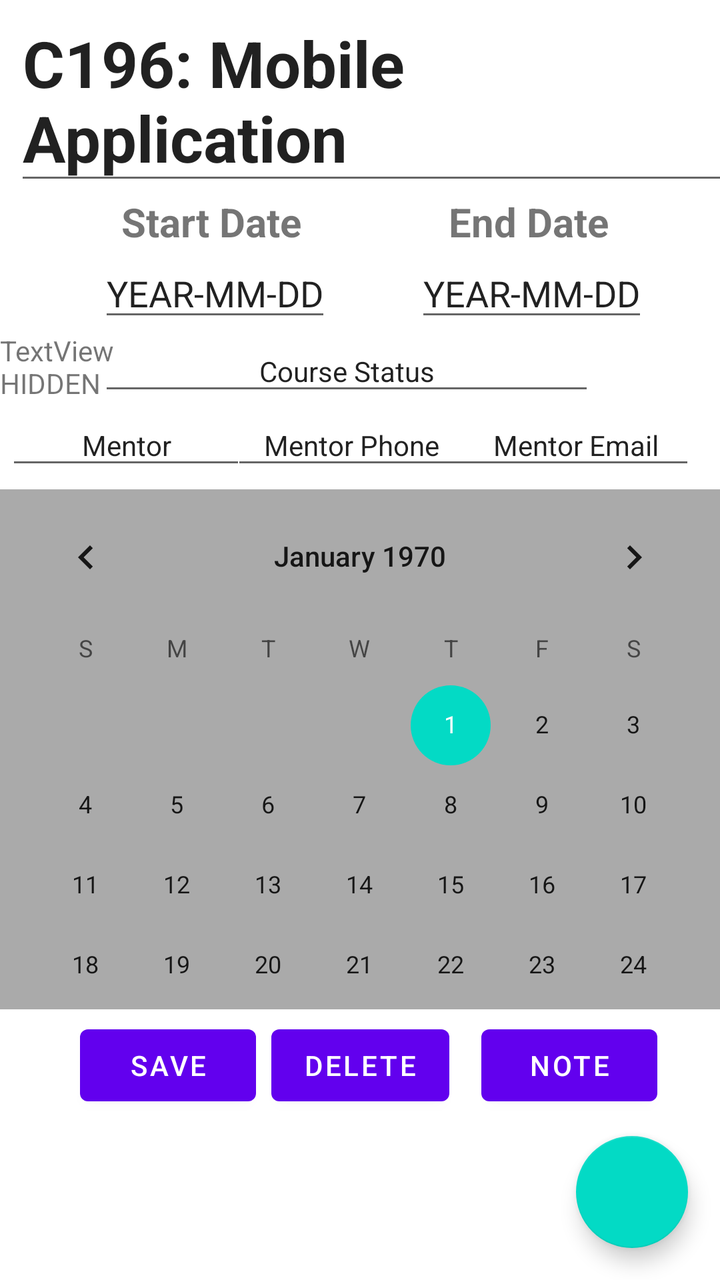
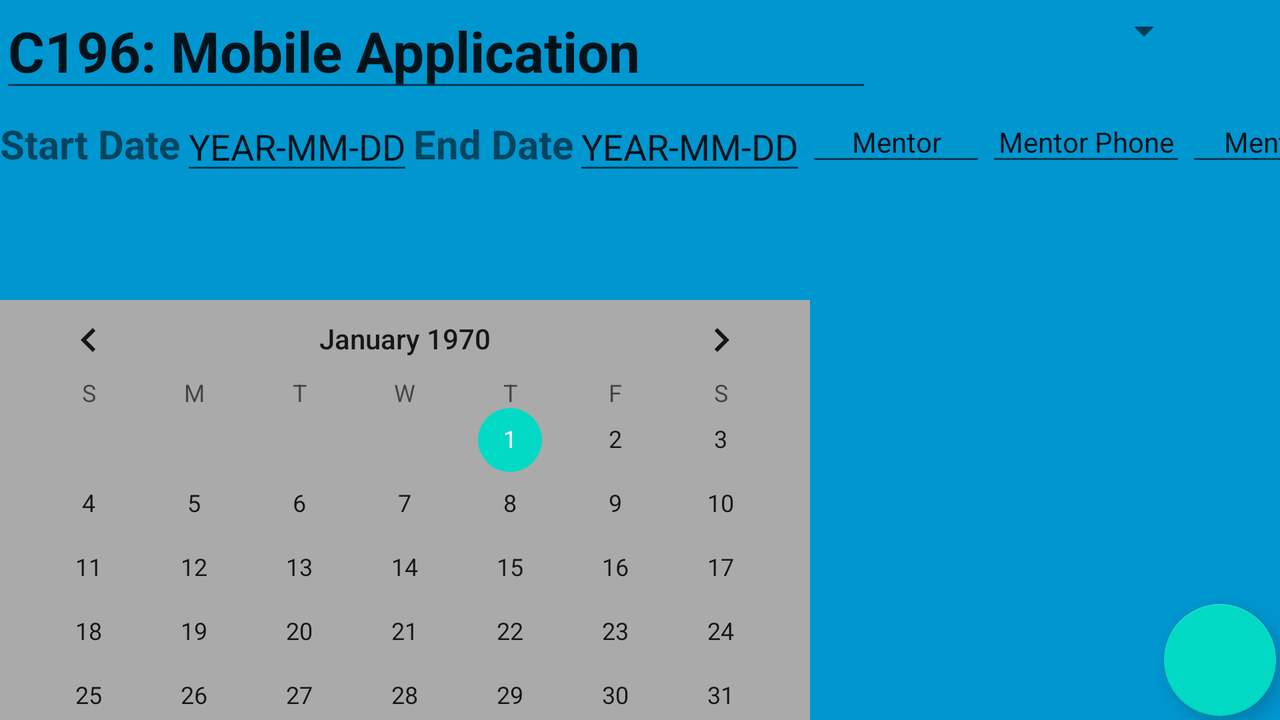

First picture: res/layout/ on a phone held upright. Second picture: the repository's own variant of that layout, on a device whose configuration matches the variant's folder. Source for both follows.
<!-- AndroidManifest.xml: application theme Theme.CourseScheduler -->
<!-- res/layout/activity_detailed_course_view.xml -->
<?xml version="1.0" encoding="utf-8"?>
<androidx.constraintlayout.widget.ConstraintLayout xmlns:android="http://schemas.android.com/apk/res/android"
    xmlns:app="http://schemas.android.com/apk/res-auto"
    xmlns:tools="http://schemas.android.com/tools"
    android:layout_width="match_parent"
    android:layout_height="match_parent"
    tools:context=".UI.DetailedCourseViewActivity"
    tools:visibility="visible">

    <CalendarView
        android:id="@+id/calendarViewCourse"
        android:layout_width="match_parent"
        android:layout_height="260dp"
        android:layout_marginTop="42dp"
        android:background="@android:color/darker_gray"
        android:visibility="visible"
        app:layout_constraintStart_toStartOf="parent"
        app:layout_constraintTop_toBottomOf="@+id/statusDynamicCourse"
        tools:visibility="visible" />

    <com.google.android.material.floatingactionbutton.FloatingActionButton
        android:id="@+id/assessment_fab"
        android:layout_width="wrap_content"
        android:layout_height="wrap_content"
        android:layout_gravity="bottom|end"
        android:layout_marginEnd="16dp"
        android:layout_marginBottom="16dp"
        android:onClick="addAssessmentPlusButton"
        android:src="@drawable/ic_baseline_add_24"
        app:layout_constraintBottom_toBottomOf="parent"
        app:layout_constraintEnd_toEndOf="parent" />

    <androidx.recyclerview.widget.RecyclerView
        android:id="@+id/listOfAssessments"
        android:layout_width="match_parent"
        android:layout_height="200dp"
        app:layout_constraintBottom_toBottomOf="parent"
        app:layout_constraintStart_toStartOf="parent"
        tools:listitem="@layout/assessment_list_item" />

    <EditText
        android:id="@+id/startDateDynamicCourse"
        android:layout_width="wrap_content"
        android:layout_height="wrap_content"
        android:text="YEAR-MM-DD"
        android:textSize="18sp"
        android:textStyle="normal"
        app:layout_constraintEnd_toEndOf="parent"
        app:layout_constraintHorizontal_bias="0.203"
        app:layout_constraintStart_toStartOf="parent"
        app:layout_constraintTop_toBottomOf="@+id/startDateCourseText" />

    <TextView
        android:id="@+id/startDateCourseText"
        android:layout_width="wrap_content"
        android:layout_height="wrap_content"
        android:text="@string/start_date"
        android:textSize="20sp"
        android:textStyle="bold"
        app:layout_constraintEnd_toEndOf="parent"
        app:layout_constraintHorizontal_bias="0.225"
        app:layout_constraintStart_toStartOf="parent"
        app:layout_constraintTop_toBottomOf="@+id/courseTitle" />

    <EditText
        android:id="@+id/endDateDynamicCourse"
        android:layout_width="wrap_content"
        android:layout_height="wrap_content"
        android:text="YEAR-MM-DD"
        android:textSize="18sp"
        android:textStyle="normal"
        app:layout_constraintEnd_toEndOf="parent"
        app:layout_constraintHorizontal_bias="0.537"
        app:layout_constraintStart_toEndOf="@+id/startDateDynamicCourse"
        app:layout_constraintTop_toBottomOf="@+id/endDateCourseText" />

    <TextView
        android:id="@+id/endDateCourseText"
        android:layout_width="wrap_content"
        android:layout_height="wrap_content"
        android:text="@string/end_date"
        android:textSize="20sp"
        android:textStyle="bold"
        app:layout_constraintEnd_toEndOf="parent"
        app:layout_constraintHorizontal_bias="0.568"
        app:layout_constraintStart_toEndOf="@+id/startDateCourseText"
        app:layout_constraintTop_toBottomOf="@+id/courseTitle" />

    <Button
        android:id="@+id/buttonSaveCourse"
        android:layout_width="wrap_content"
        android:layout_height="wrap_content"
        android:layout_marginStart="40dp"
        android:layout_marginTop="4dp"
        android:onClick="addCourseFromScreen"
        android:text="Save"
        app:layout_constraintStart_toStartOf="parent"
        app:layout_constraintTop_toBottomOf="@+id/calendarViewCourse" />

    <Button
        android:id="@+id/buttonDeleteCourse"
        android:layout_width="wrap_content"
        android:layout_height="wrap_content"
        android:layout_marginTop="4dp"
        android:text="Delete"
        app:layout_constraintEnd_toEndOf="parent"
        app:layout_constraintHorizontal_bias="0.5"
        app:layout_constraintStart_toStartOf="parent"
        app:layout_constraintTop_toBottomOf="@+id/calendarViewCourse" />

    <Button
        android:id="@+id/buttonNoteCourse"
        android:layout_width="wrap_content"
        android:layout_height="wrap_content"
        android:layout_marginTop="4dp"
        android:text="Note"
        app:layout_constraintEnd_toEndOf="parent"
        app:layout_constraintHorizontal_bias="0.885"
        app:layout_constraintStart_toStartOf="parent"
        app:layout_constraintTop_toBottomOf="@+id/calendarViewCourse" />

    <TextView
        android:id="@+id/dateInMillsCourseHIDE"
        android:layout_width="60dp"
        android:layout_height="32dp"
        android:text="TextViewHIDDEN"
        android:visibility="visible"
        app:layout_constraintStart_toStartOf="parent"
        app:layout_constraintTop_toBottomOf="@+id/startDateDynamicCourse" />

    <EditText
        android:id="@+id/courseTitle"
        android:layout_width="wrap_content"
        android:layout_height="wrap_content"
        android:layout_marginStart="60dp"
        android:layout_marginEnd="60dp"
        android:text="C196: Mobile Application"
        android:textSize="32sp"
        android:textStyle="bold"
        app:layout_constraintEnd_toEndOf="parent"
        app:layout_constraintHorizontal_bias="0.44"
        app:layout_constraintStart_toStartOf="parent"
        app:layout_constraintTop_toTopOf="parent" />

    <EditText
        android:id="@+id/statusDynamicCourse"
        android:layout_width="248dp"
        android:layout_height="37dp"
        android:ems="10"
        android:inputType="textPersonName"
        android:text="Course Status"
        android:textAlignment="center"
        android:textSize="14sp"
        app:layout_constraintEnd_toEndOf="parent"
        app:layout_constraintHorizontal_bias="0.441"
        app:layout_constraintStart_toStartOf="parent"
        app:layout_constraintTop_toBottomOf="@+id/startDateDynamicCourse" />

    <EditText
        android:id="@+id/mentorName"
        android:layout_width="120dp"
        android:layout_height="37dp"
        android:ems="10"
        android:inputType="textPersonName"
        android:text="Mentor"
        android:textAlignment="center"
        android:textSize="14sp"
        app:layout_constraintEnd_toEndOf="parent"
        app:layout_constraintHorizontal_bias="0.012"
        app:layout_constraintStart_toStartOf="parent"
        app:layout_constraintTop_toBottomOf="@+id/statusDynamicCourse" />

    <EditText
        android:id="@+id/mentorPhone"
        android:layout_width="120dp"
        android:layout_height="37dp"
        android:ems="10"
        android:inputType="textPersonName"
        android:text="Mentor Phone"
        android:textAlignment="center"
        android:textSize="14sp"
        app:layout_constraintEnd_toEndOf="parent"
        app:layout_constraintHorizontal_bias="0.482"
        app:layout_constraintStart_toStartOf="parent"
        app:layout_constraintTop_toBottomOf="@+id/statusDynamicCourse" />

    <EditText
        android:id="@+id/mentorEmail"
        android:layout_width="120dp"
        android:layout_height="37dp"
        android:ems="10"
        android:inputType="textPersonName"
        android:text="Mentor Email"
        android:textAlignment="center"
        android:textSize="14sp"
        app:layout_constraintEnd_toEndOf="parent"
        app:layout_constraintHorizontal_bias="0.948"
        app:layout_constraintStart_toStartOf="parent"
        app:layout_constraintTop_toBottomOf="@+id/statusDynamicCourse" />

</androidx.constraintlayout.widget.ConstraintLayout>
<!-- res/layout/assessment_list_item.xml (included above) -->
<?xml version="1.0" encoding="utf-8"?>
<androidx.constraintlayout.widget.ConstraintLayout xmlns:android="http://schemas.android.com/apk/res/android"
    xmlns:app="http://schemas.android.com/apk/res-auto"
    xmlns:tools="http://schemas.android.com/tools"
    android:id="@+id/termListItem"
    android:layout_width="match_parent"
    android:layout_height="wrap_content"
    android:background="#E1D9D9">

    <TextView
        android:id="@+id/assessmentTitleLabel"
        android:layout_width="wrap_content"
        android:layout_height="wrap_content"
        android:layout_marginTop="16dp"
        android:text="@string/course_label"
        android:textSize="22sp"
        android:textStyle="bold"
        app:layout_constraintStart_toEndOf="@+id/imageCourseListItem"
        app:layout_constraintTop_toTopOf="parent" />

    <TextView
        android:id="@+id/assessmentStartDateDynamic"
        android:layout_width="wrap_content"
        android:layout_height="wrap_content"
        android:layout_marginTop="8dp"
        android:text="YEAR-MM-DD"
        android:textSize="18sp"
        android:textStyle="normal"
        app:layout_constraintStart_toEndOf="@+id/imageCourseListItem"
        app:layout_constraintTop_toBottomOf="@+id/assessmentTitleLabel" />

    <TextView
        android:id="@+id/assessmentEndDateDynamic"
        android:layout_width="wrap_content"
        android:layout_height="wrap_content"
        android:layout_marginStart="8dp"
        android:layout_marginTop="8dp"
        android:text="YEAR-MM-DD"
        android:textSize="18sp"
        android:textStyle="normal"
        app:layout_constraintStart_toEndOf="@+id/assessmentStartDateDynamic"
        app:layout_constraintTop_toBottomOf="@+id/assessmentTitleTextDynamic" />

    <TextView
        android:id="@+id/assessmentTitleTextDynamic"
        android:layout_width="wrap_content"
        android:layout_height="wrap_content"
        android:layout_marginStart="8dp"
        android:layout_marginTop="16dp"
        android:text="TextView"
        android:textSize="22sp"
        app:layout_constraintStart_toEndOf="@+id/assessmentTitleLabel"
        app:layout_constraintTop_toTopOf="parent" />

    <ImageView
        android:id="@+id/imageCourseListItem"
        android:layout_width="100dp"
        android:layout_height="100dp"
        app:layout_constraintStart_toStartOf="parent"
        app:layout_constraintTop_toTopOf="parent"
        app:srcCompat="@drawable/ic_baseline_note_alt_24" />


</androidx.constraintlayout.widget.ConstraintLayout>
<!-- resources referenced by this layout -->
<resources>
  <string name="course_label">Course</string>
  <string name="end_date">End Date</string>
  <string name="start_date">Start Date</string>
  <style name="Theme.CourseScheduler" parent="Theme.MaterialComponents.DayNight.DarkActionBar">
          
          <item name="colorPrimary">@color/purple_500</item>
          <item name="colorPrimaryVariant">@color/purple_700</item>
          <item name="colorOnPrimary">@color/white</item>
          
          <item name="colorSecondary">@color/teal_200</item>
          <item name="colorSecondaryVariant">@color/teal_700</item>
          <item name="colorOnSecondary">@color/black</item>
          
          <item name="android:statusBarColor" tools:targetApi="l">?attr/colorPrimaryVariant</item>
          
      </style>
</resources>
<!-- res/layout-land/activity_detailed_course_view.xml (the repository's variant of the layout above) -->
<!-- drawn on the phone turned sideways -->
<?xml version="1.0" encoding="utf-8"?>
<androidx.constraintlayout.widget.ConstraintLayout xmlns:android="http://schemas.android.com/apk/res/android"
    xmlns:app="http://schemas.android.com/apk/res-auto"
    xmlns:tools="http://schemas.android.com/tools"
    android:layout_width="match_parent"
    android:layout_height="match_parent"
    android:background="#0096D0"
    tools:context=".UI.DetailedCourseViewActivity"
    tools:visibility="visible">

    <CalendarView
        android:id="@+id/calendarViewCourse"
        android:layout_width="405dp"
        android:layout_height="210dp"
        android:background="@android:color/darker_gray"
        android:visibility="visible"
        app:layout_constraintBottom_toBottomOf="parent"
        app:layout_constraintStart_toStartOf="parent"
        tools:visibility="visible" />

    <com.google.android.material.floatingactionbutton.FloatingActionButton
        android:id="@+id/assessment_fab"
        android:layout_width="wrap_content"
        android:layout_height="wrap_content"
        android:layout_gravity="bottom|end"
        android:layout_marginEnd="2dp"
        android:layout_marginBottom="2dp"
        android:onClick="addAssessmentPlusButton"
        android:src="@drawable/ic_baseline_add_24"
        app:layout_constraintBottom_toBottomOf="parent"
        app:layout_constraintEnd_toEndOf="parent" />

    <androidx.recyclerview.widget.RecyclerView
        android:id="@+id/listOfAssessments"
        android:layout_width="wrap_content"
        android:layout_height="210dp"
        android:background="@color/ic_launcher_background"
        app:layout_constraintBottom_toBottomOf="parent"
        app:layout_constraintEnd_toEndOf="parent"
        tools:listitem="@layout/assessment_list_item" />

    <EditText
        android:id="@+id/startDateDynamicCourse"
        android:layout_width="wrap_content"
        android:layout_height="wrap_content"
        android:text="YEAR-MM-DD"
        android:textSize="18sp"
        android:textStyle="normal"
        app:layout_constraintStart_toEndOf="@+id/startDateCourseText"
        app:layout_constraintTop_toBottomOf="@+id/courseTitle" />

    <TextView
        android:id="@+id/startDateCourseText"
        android:layout_width="wrap_content"
        android:layout_height="wrap_content"
        android:text="@string/start_date"
        android:textSize="20sp"
        android:textStyle="bold"
        app:layout_constraintBottom_toBottomOf="@+id/startDateDynamicCourse"
        app:layout_constraintStart_toStartOf="parent"
        app:layout_constraintTop_toBottomOf="@+id/courseTitle" />

    <EditText
        android:id="@+id/endDateDynamicCourse"
        android:layout_width="wrap_content"
        android:layout_height="wrap_content"
        android:text="YEAR-MM-DD"
        android:textSize="18sp"
        android:textStyle="normal"
        app:layout_constraintStart_toEndOf="@+id/endDateCourseText"
        app:layout_constraintTop_toBottomOf="@+id/courseTitle" />

    <TextView
        android:id="@+id/endDateCourseText"
        android:layout_width="wrap_content"
        android:layout_height="wrap_content"
        android:text="@string/end_date"
        android:textSize="20sp"
        android:textStyle="bold"
        app:layout_constraintBottom_toBottomOf="@+id/endDateDynamicCourse"
        app:layout_constraintStart_toEndOf="@+id/startDateDynamicCourse"
        app:layout_constraintTop_toBottomOf="@+id/courseTitle" />

    <TextView
        android:id="@+id/dateInMillsCourseHIDE"
        android:layout_width="60dp"
        android:layout_height="32dp"
        android:text="TextViewHIDDEN"
        android:visibility="invisible"
        app:layout_constraintStart_toStartOf="parent"
        app:layout_constraintTop_toBottomOf="@+id/startDateDynamicCourse"
        tools:visibility="invisible" />

    <EditText
        android:id="@+id/courseTitle"
        android:layout_width="436dp"
        android:layout_height="51dp"
        android:text="C196: Mobile Application"
        android:textSize="28sp"
        android:textStyle="bold"
        app:layout_constraintStart_toStartOf="parent"
        app:layout_constraintTop_toTopOf="parent" />

    <EditText
        android:id="@+id/mentorName"
        android:layout_width="90dp"
        android:layout_height="37dp"
        android:ems="10"
        android:inputType="textPersonName"
        android:text="Mentor"
        android:textAlignment="center"
        android:textSize="14sp"
        app:layout_constraintStart_toEndOf="@+id/endDateDynamicCourse"
        app:layout_constraintTop_toBottomOf="@+id/courseTitle" />

    <EditText
        android:id="@+id/mentorPhone"
        android:layout_width="100dp"
        android:layout_height="37dp"
        android:ems="10"
        android:inputType="textPersonName"
        android:text="Mentor Phone"
        android:textAlignment="center"
        android:textSize="14sp"
        app:layout_constraintStart_toEndOf="@+id/mentorName"
        app:layout_constraintTop_toBottomOf="@+id/courseTitle" />

    <EditText
        android:id="@+id/mentorEmail"
        android:layout_width="120dp"
        android:layout_height="37dp"
        android:ems="10"
        android:inputType="textPersonName"
        android:text="Mentor Email"
        android:textAlignment="center"
        android:textSize="14sp"
        app:layout_constraintStart_toEndOf="@+id/mentorPhone"
        app:layout_constraintTop_toBottomOf="@+id/courseTitle" />

    <TextView
        android:id="@+id/courseTermIDHidden"
        android:layout_width="wrap_content"
        android:layout_height="wrap_content"
        android:text="TextView"
        android:visibility="invisible"
        app:layout_constraintBottom_toTopOf="@+id/dateInMillsCourseHIDE"
        app:layout_constraintStart_toStartOf="parent"
        tools:visibility="invisible" />

    <Spinner
        android:id="@+id/statusSpinner"
        android:layout_width="160dp"
        android:layout_height="31dp"
        app:layout_constraintStart_toEndOf="@+id/courseTitle"
        app:layout_constraintTop_toTopOf="parent" />

</androidx.constraintlayout.widget.ConstraintLayout>
<!-- resources referenced by the variant -->
<!-- as the phone turned sideways resolves them -->
<resources>
  <color name="ic_launcher_background">#00A9E7</color>
  <string name="course_label">Course</string>
  <string name="end_date">End Date</string>
  <string name="start_date">Start Date</string>
  <style name="Theme.CourseScheduler" parent="Theme.MaterialComponents.DayNight.DarkActionBar">
          
          <item name="colorPrimary">@color/purple_500</item>
          <item name="colorPrimaryVariant">@color/purple_700</item>
          <item name="colorOnPrimary">@color/white</item>
          
          <item name="colorSecondary">@color/teal_200</item>
          <item name="colorSecondaryVariant">@color/teal_700</item>
          <item name="colorOnSecondary">@color/black</item>
          
          <item name="android:statusBarColor" tools:targetApi="l">?attr/colorPrimaryVariant</item>
          
      </style>
</resources>
